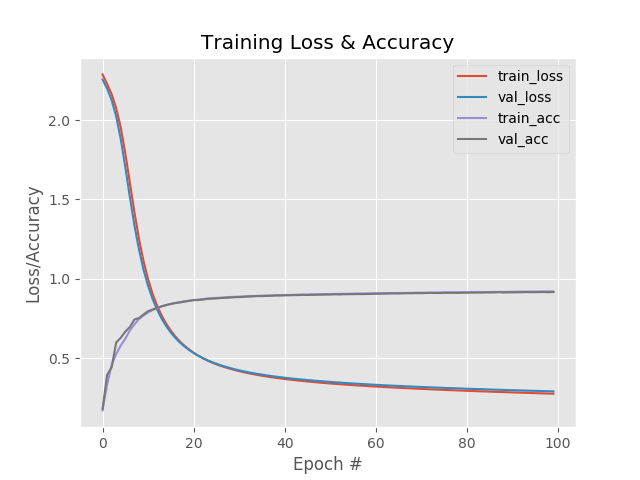

Source code (Python):
# import necessary packages
from sklearn.preprocessing import LabelBinarizer
from sklearn.model_selection import train_test_split
from sklearn.metrics import classification_report
from keras.models import Sequential
from keras.layers.core import Dense
from keras.optimizers import SGD
from sklearn import datasets
import matplotlib.pyplot as plt
import numpy as np
import argparse

# construct the argument parse and parse the arguments

ap = argparse.ArgumentParser()
ap.add_argument("-o", "--output", required=True, help="path to the output los/accuracy plot")
args = vars(ap.parse_args())


# Grabbing the dataset
print("[INFO] loading MNIST (full) dataset...")
dataset = datasets.fetch_mldata("MNIST Original")

# feature scaling
data = dataset.data.astype("float")/255.0

# construct the train test split
(trainX, testX, trainY, testY) = train_test_split(data, dataset.target, test_size=0.25)

# convert the labels from integers to vectors
lb = LabelBinarizer()
trainY = lb.fit_transform(trainY)
testY = lb.fit_transform(testY)

# define the architecture
model = Sequential()
model.add(Dense(256, input_shape=(784,), activation="sigmoid"))
model.add(Dense(128, activation="sigmoid"))
model.add(Dense(10, activation="softmax"))

# train the model using SGD
print("[INFO] training network...")
sgd = SGD(0.01)
model.compile(loss="categorical_crossentropy", optimizer = sgd, metrics=["accuracy"])
H = model.fit(trainX, trainY, validation_data=(testX, testY), epochs=100, batch_size=128)

# evaluation
print("[INFO] evaluating the network...")
predictions = model.predict(testX, batch_size=128)
print(classification_report(testY.argmax(axis=1), predictions.argmax(axis=1), target_names=[str(x) for x in lb.classes_]))

# plot the training and test loss and accuracy
plt.style.use("ggplot")
plt.figure()
plt.plot(np.arange(0,100), H.history["loss"], label="train_loss")
plt.plot(np.arange(0,100), H.history["val_loss"], label="val_loss")
plt.plot(np.arange(0,100), H.history["acc"], label="train_acc")
plt.plot(np.arange(0,100), H.history["val_acc"], label="val_acc")
plt.title("Training loss and accuracy")
plt.xlabel("Epoch #")
plt.ylabel("Loss/Accuracy")
plt.legend()
plt.savefig(args["output"])
